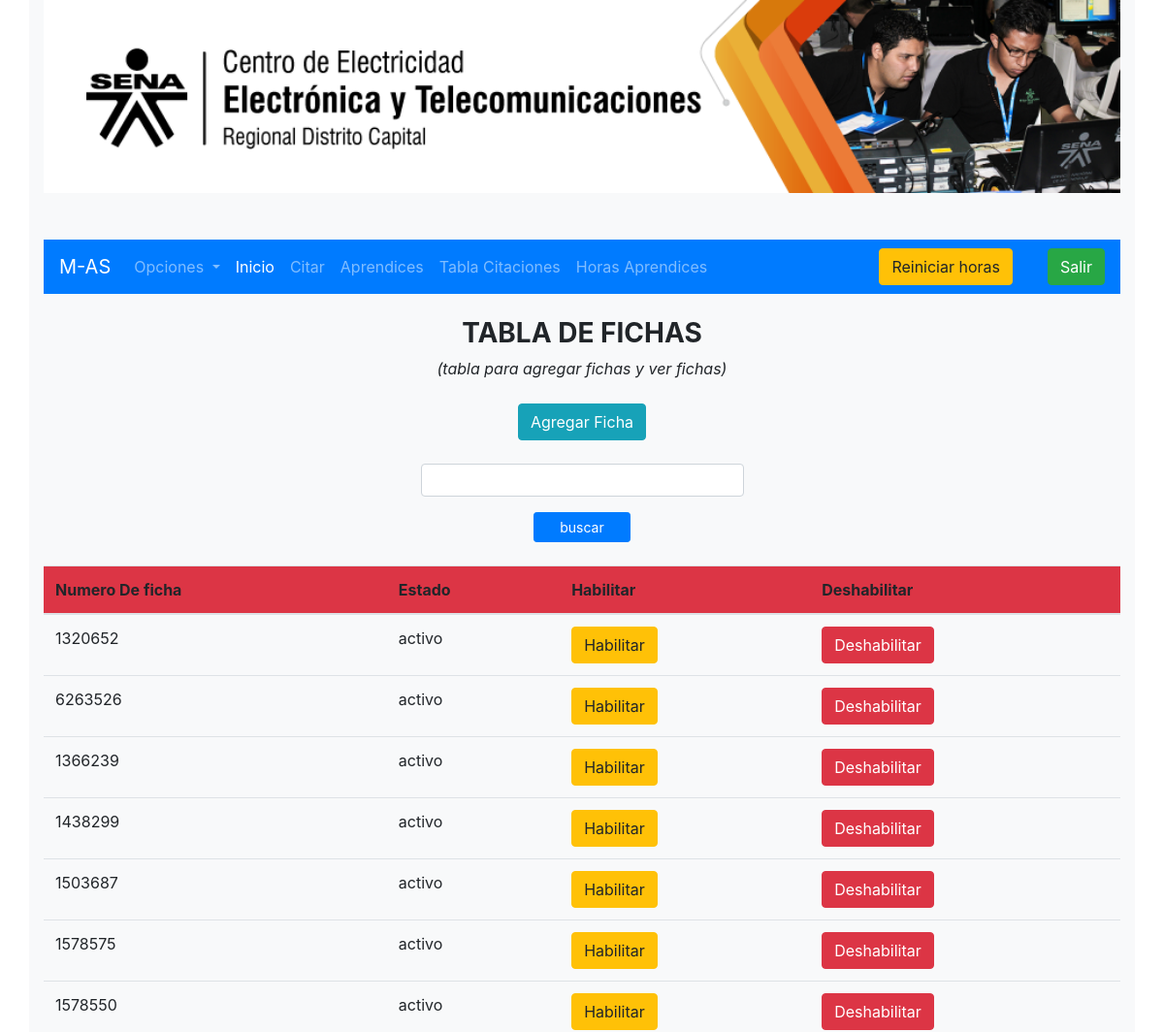
Before: /views/directivo/agregarficha.php (signed in, upper part) with the older database file.
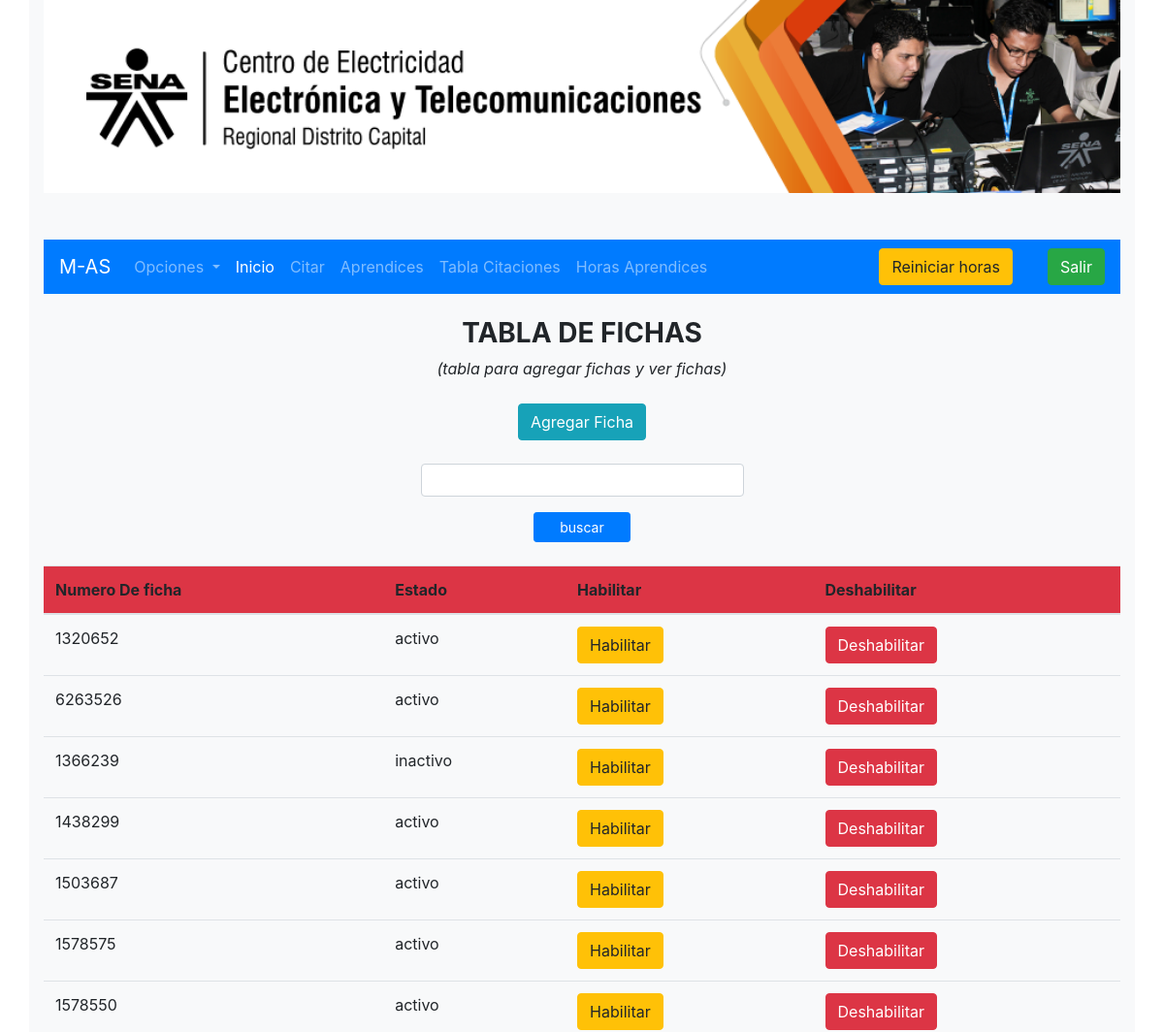
After: the same page with the newer database file.
### tables this page shows
CREATE TABLE IF NOT EXISTS `ficha` (
  `id_ficha` int(11) NOT NULL AUTO_INCREMENT,
  `nombre` int(20) NOT NULL,
  `id_estado` int(11) NOT NULL,
  PRIMARY KEY (`id_ficha`)
);

CREATE TABLE IF NOT EXISTS `estado` (
  `id_estado` int(11) NOT NULL AUTO_INCREMENT,
  `nombre` varchar(20) NOT NULL,
  PRIMARY KEY (`id_estado`)
);

### views/directivo/agregarficha.php (called while the page is built, shortened)
<?php
include_once'../all/head.php';
include_once'../all/header.php';
?>
<?php
include_once'../all/narvaradmin.php';
?>
<?php
include_once'../../controlador/directivoController/agregarfichaController.php';
?>
    <?php
include_once'../all/footer.php';
?>

### controlador/class.ficha.php (called while the page is built, shortened)
<?php
class ficha{
static function imprimirficha($WHERE){
		$db = new Conexion();
		$sql = "SELECT ficha.id_ficha, ficha.nombre, estado.nombre as estadoo
		FROM ficha
		INNER JOIN estado on ficha.id_estado=estado.id_estado
		$WHERE";
		$datos = $db->query($sql);
		return $datos;
}
}
?>

### controlador/directivoController/agregarfichaController.php (the view, shortened to what this page needs)
<center><br>
    <h3><strong>TABLA DE FICHAS</strong></h3>
    <em>(tabla para agregar fichas y  ver fichas)</em></acronym><br><br>
    <button type="button" class="btn btn-info" data-toggle="modal" data-target="#fichass">Agregar Ficha</button>
    <br><br>
    <form name="form1" method="POST" action="<?php echo $_SERVER['PHP_SELF']; ?>" id="cdr" >
        <p><input name="T1"  type="text" style="width:30%; height:5%" class="form-control" size="20"></p>
        <input  name="buscar" type="submit" id="buscar" value="buscar" class="btn btn-lg btn-primary btn-block btn-sm" style="width: 100px"/>
    </form><br>
    <?php
    $buscar = $_POST['T1'];
    include_once'../../controlador/class.ficha.php';
    $sql = Ficha::imprimirficha("WHERE ficha.nombre LIKE '%".$buscar."%'");
    echo '<div class="table-responsive table-hover">';
    echo '<table class="table">';
    echo  '<thead class="bg-danger">';
    echo '<tr>';
    echo '<th scope="col">Numero De ficha</th>';
    echo '<th scope="col">Estado</th>';
    echo '<th scope="col">Habilitar</th>';
    echo '<th scope="col">Deshabilitar</th>';
    echo '</tr>';
    echo '</thead>';
    while ($reg= Mysqli_fetch_array($sql)) {
    echo "<tr class='success'>";
    echo "<td>";
    echo $reg['nombre'];
    echo "</td>";
    echo "<td>";
    echo $reg['estadoo'];
    echo "</td>";
    echo "<td><a href='../../controlador/prueba.php?codigo=$reg[id_ficha]&fichahabilitar=2'><button type='button' class='btn btn-warning'>Habilitar</button></a></td>";
    echo "<td><a href='../../controlador/prueba.php?codigo=$reg[id_ficha]&fichadeshabilitar=2'><button type='button' class='btn btn-danger'>Deshabilitar</button></a></td>";
    }
    echo "</table>";
        ?>

Changed rows visible on the page:
changed ficha: id_estado.nombre "activo" → "inactivo"
